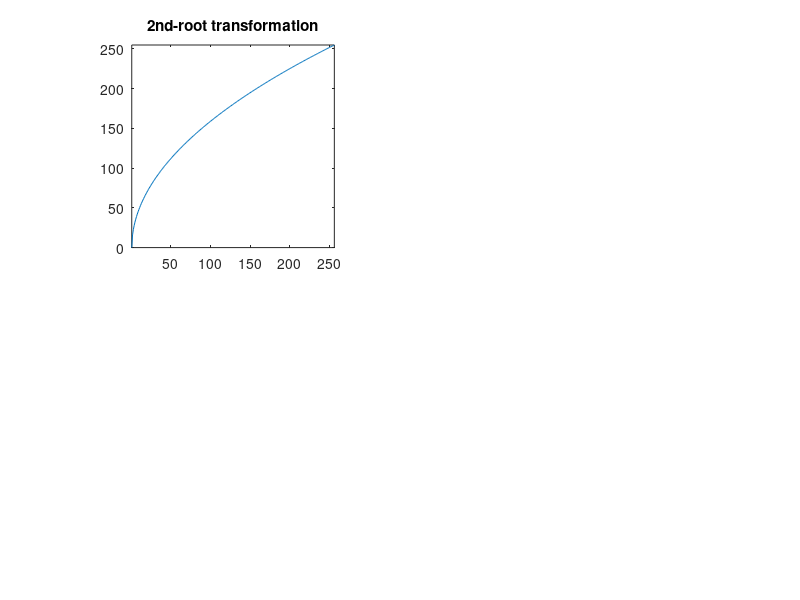

Recreate this plot in MATLAB.
x = 0:255; n = 2; c = 255 /(255^n); 
root = nthroot((x/c), n); 
figure, subplot(2,2,1), plot(root), ... 
    title('2nd-root transformation'), axis tight, axis square